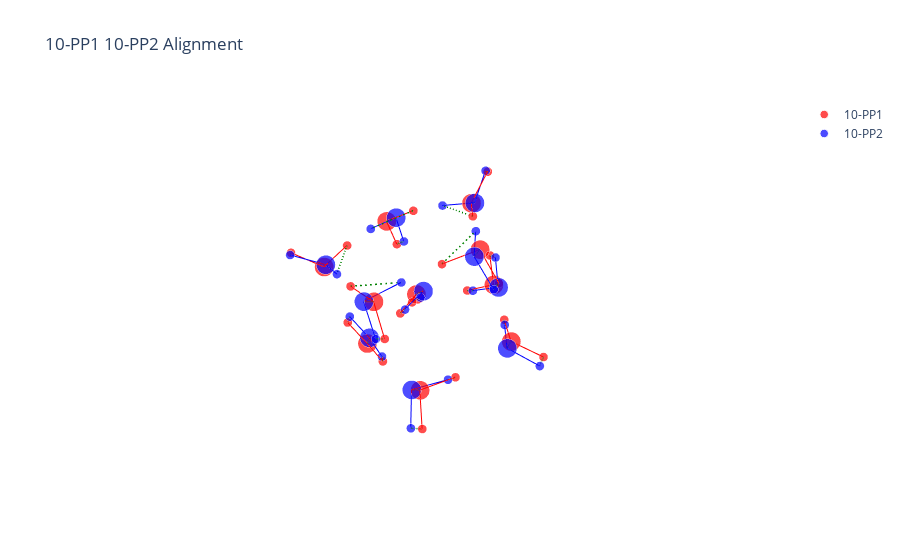

Source (notebook cell):
### Code cell
nameA = '10-PP1.xyz'
nameB = '10-PP2.xyz'
molA = next(pybel.readfile('xyz', os.path.join(data_path, nameA)))
molB = next(pybel.readfile('xyz', os.path.join(data_path, nameB)))
X_A, T_A, B_A = otm.tl.process_molecule(molA) 
X_B, T_B, B_B = otm.tl.process_molecule(molB)
assignment = otmol_res['assignment'][8]
X_B_aligned, _, _ = otm.tl.kabsch(X_A, X_B, otm.tl.permutation_to_matrix(assignment))
otm.pl.interactive_alignment_plot(X_A, X_B_aligned, T_A, T_B, B_A, B_B, assignment, '10-PP1', '10-PP2', save=True)

### Figure 1 — Plotly figure (JSON) as saved in the notebook; plotly's stock layout.template omitted (floating-point values rounded to 4 significant figures)
{"data": [{"marker": {"color": "red", "size": [13.2, 6.2, 6.2, 13.2, 6.2, 6.2, 13.2, 6.2, 6.2, 13.2, 6.2, 6.2, 13.2, 6.2, 6.2, 13.2, 6.2, 6.2, 13.2, 6.2, 6.2, 13.2, 6.2, 6.2, 13.2, 6.2, 6.2, 13.2, 6.2, 6.2], "symbol": "circle"}, "mode": "markers", "name": "10-PP1", "type": "scatter3d", "x": [1.741, 2.229, 0.8804, 1.32, 1.5, 1.691, -0.6898, -1.144, -1.356, -1.275, -0.3225, -1.54, 1.892, 0.9393, 2.403, -0.7244, -1.18, -1.047, -0.1016, -0.2925, 0.7988, -1.954, -2.485, -1.229, -2.423, -2.104, -2.465, 2.328, 2.269, 2.34], "y": [1.597, 2.183, 2.047, -1.189, -0.2297, -1.526, 2.595, 3.371, 1.85, -1.774, -1.529, -2.305, -2.005, -2.211, -2.743, -2.433, -1.691, -2.385, 1.801, 2.302, 1.435, -0.09294, -0.00054, 0.5923, 0.5917, -0.2091, 0.3224, 0.765, -0.2066, 1.076], "z": [-1.498, -2.089, -1.327, -1.917, -1.89, -1.077, -0.7222, -1.074, -0.7833, -1.695, -1.856, -2.456, 0.7286, 0.9337, 1.082, 1.033, 1.482, 0.113, 2.025, 1.212, 1.857, 1.997, 2.797, 2.075, -0.7035, -1.167, 0.2358, 1.23, 1.148, 0.3074]}, {"marker": {"color": "blue", "size": [13.2, 6.2, 6.2, 13.2, 6.2, 6.2, 13.2, 6.2, 6.2, 13.2, 6.2, 6.2, 13.2, 6.2, 6.2, 13.2, 6.2, 6.2, 13.2, 6.2, 6.2, 13.2, 6.2, 6.2, 13.2, 6.2, 6.2, 13.2, 6.2, 6.2], "symbol": "circle"}, "mode": "markers", "name": "10-PP2", "type": "scatter3d", "x": [2.409, 2.438, 1.667, 1.836, 1.052, 2.355, 1.111, 1.38, 1.476, -2.348, -2.148, -2.402, -1.515, -0.548, -1.866, 1.802, 2.5, 2.051, -0.4431, -1.192, -0.8142, -0.9843, -0.006376, -1.251, -1.97, -2.587, -1.583, 0.19, -0.04963, -0.5594], "y": [0.4858, 0.8553, 0.9847, 1.381, 1.941, 1.888, -1.355, -0.4161, -1.716, 0.8318, -0.01226, 0.5839, -1.676, -1.544, -2.2, -2.06, -2.615, -1.12, 2.659, 1.996, 3.484, -2.282, -2.303, -2.269, 0.01695, -0.1597, -0.8681, 1.88, 2.34, 1.27], "z": [1.13, 0.2296, 1.547, -1.579, -1.368, -2.214, -1.917, -1.904, -1.085, -0.6455, -1.098, 0.2991, -1.628, -1.83, -2.358, 0.7389, 1.107, 0.9764, -0.7639, -0.7932, -1.1, 1.118, 1.083, 0.1794, 2.033, 2.754, 1.788, 1.992, 1.168, 2.139]}, {"line": {"color": "red", "width": 2}, "mode": "lines", "showlegend": false, "type": "scatter3d", "x": [1.741, 2.229], "y": [1.597, 2.183], "z": [-1.498, -2.089]}, {"line": {"color": "red", "width": 2}, "mode": "lines", "showlegend": false, "type": "scatter3d", "x": [1.741, 0.8804], "y": [1.597, 2.047], "z": [-1.498, -1.327]}, {"line": {"color": "red", "width": 2}, "mode": "lines", "showlegend": false, "type": "scatter3d", "x": [1.32, 1.5], "y": [-1.189, -0.2297], "z": [-1.917, -1.89]}, {"line": {"color": "red", "width": 2}, "mode": "lines", "showlegend": false, "type": "scatter3d", "x": [1.32, 1.691], "y": [-1.189, -1.526], "z": [-1.917, -1.077]}, {"line": {"color": "red", "width": 2}, "mode": "lines", "showlegend": false, "type": "scatter3d", "x": [-0.6898, -1.144], "y": [2.595, 3.371], "z": [-0.7222, -1.074]}, {"line": {"color": "red", "width": 2}, "mode": "lines", "showlegend": false, "type": "scatter3d", "x": [-0.6898, -1.356], "y": [2.595, 1.85], "z": [-0.7222, -0.7833]}, {"line": {"color": "red", "width": 2}, "mode": "lines", "showlegend": false, "type": "scatter3d", "x": [-1.275, -0.3225], "y": [-1.774, -1.529], "z": [-1.695, -1.856]}, {"line": {"color": "red", "width": 2}, "mode": "lines", "showlegend": false, "type": "scatter3d", "x": [-1.275, -1.54], "y": [-1.774, -2.305], "z": [-1.695, -2.456]}, {"line": {"color": "red", "width": 2}, "mode": "lines", "showlegend": false, "type": "scatter3d", "x": [1.892, 0.9393], "y": [-2.005, -2.211], "z": [0.7286, 0.9337]}, {"line": {"color": "red", "width": 2}, "mode": "lines", "showlegend": false, "type": "scatter3d", "x": [1.892, 2.403], "y": [-2.005, -2.743], "z": [0.7286, 1.082]}, {"line": {"color": "red", "width": 2}, "mode": "lines", "showlegend": false, "type": "scatter3d", "x": [-0.7244, -1.18], "y": [-2.433, -1.691], "z": [1.033, 1.482]}, {"line": {"color": "red", "width": 2}, "mode": "lines", "showlegend": false, "type": "scatter3d", "x": [-0.7244, -1.047], "y": [-2.433, -2.385], "z": [1.033, 0.113]}, {"line": {"color": "red", "width": 2}, "mode": "lines", "showlegend": false, "type": "scatter3d", "x": [-0.1016, -0.2925], "y": [1.801, 2.302], "z": [2.025, 1.212]}, {"line": {"color": "red", "width": 2}, "mode": "lines", "showlegend": false, "type": "scatter3d", "x": [-0.1016, 0.7988], "y": [1.801, 1.435], "z": [2.025, 1.857]}, {"line": {"color": "red", "width": 2}, "mode": "lines", "showlegend": false, "type": "scatter3d", "x": [-1.954, -2.485], "y": [-0.09294, -0.00054], "z": [1.997, 2.797]}, {"line": {"color": "red", "width": 2}, "mode": "lines", "showlegend": false, "type": "scatter3d", "x": [-1.954, -1.229], "y": [-0.09294, 0.5923], "z": [1.997, 2.075]}, {"line": {"color": "red", "width": 2}, "mode": "lines", "showlegend": false, "type": "scatter3d", "x": [-2.423, -2.104], "y": [0.5917, -0.2091], "z": [-0.7035, -1.167]}, {"line": {"color": "red", "width": 2}, "mode": "lines", "showlegend": false, "type": "scatter3d", "x": [-2.423, -2.465], "y": [0.5917, 0.3224], "z": [-0.7035, 0.2358]}, {"line": {"color": "red", "width": 2}, "mode": "lines", "showlegend": false, "type": "scatter3d", "x": [2.328, 2.269], "y": [0.765, -0.2066], "z": [1.23, 1.148]}, {"line": {"color": "red", "width": 2}, "mode": "lines", "showlegend": false, "type": "scatter3d", "x": [2.328, 2.34], "y": [0.765, 1.076], "z": [1.23, 0.3074]}, {"line": {"color": "blue", "width": 2}, "mode": "lines", "showlegend": false, "type": "scatter3d", "x": [2.409, 2.438], "y": [0.4858, 0.8553], "z": [1.13, 0.2296]}, {"line": {"color": "blue", "width": 2}, "mode": "lines", "showlegend": false, "type": "scatter3d", "x": [2.409, 1.667], "y": [0.4858, 0.9847], "z": [1.13, 1.547]}, {"line": {"color": "blue", "width": 2}, "mode": "lines", "showlegend": false, "type": "scatter3d", "x": [1.836, 1.052], "y": [1.381, 1.941], "z": [-1.579, -1.368]}, {"line": {"color": "blue", "width": 2}, "mode": "lines", "showlegend": false, "type": "scatter3d", "x": [1.836, 2.355], "y": [1.381, 1.888], "z": [-1.579, -2.214]}, {"line": {"color": "blue", "width": 2}, "mode": "lines", "showlegend": false, "type": "scatter3d", "x": [1.111, 1.38], "y": [-1.355, -0.4161], "z": [-1.917, -1.904]}, {"line": {"color": "blue", "width": 2}, "mode": "lines", "showlegend": false, "type": "scatter3d", "x": [1.111, 1.476], "y": [-1.355, -1.716], "z": [-1.917, -1.085]}, {"line": {"color": "blue", "width": 2}, "mode": "lines", "showlegend": false, "type": "scatter3d", "x": [-2.348, -2.148], "y": [0.8318, -0.01226], "z": [-0.6455, -1.098]}, {"line": {"color": "blue", "width": 2}, "mode": "lines", "showlegend": false, "type": "scatter3d", "x": [-2.348, -2.402], "y": [0.8318, 0.5839], "z": [-0.6455, 0.2991]}, {"line": {"color": "blue", "width": 2}, "mode": "lines", "showlegend": false, "type": "scatter3d", "x": [-1.515, -0.548], "y": [-1.676, -1.544], "z": [-1.628, -1.83]}, {"line": {"color": "blue", "width": 2}, "mode": "lines", "showlegend": false, "type": "scatter3d", "x": [-1.515, -1.866], "y": [-1.676, -2.2], "z": [-1.628, -2.358]}, {"line": {"color": "blue", "width": 2}, "mode": "lines", "showlegend": false, "type": "scatter3d", "x": [1.802, 2.5], "y": [-2.06, -2.615], "z": [0.7389, 1.107]}, {"line": {"color": "blue", "width": 2}, "mode": "lines", "showlegend": false, "type": "scatter3d", "x": [1.802, 2.051], "y": [-2.06, -1.12], "z": [0.7389, 0.9764]}, {"line": {"color": "blue", "width": 2}, "mode": "lines", "showlegend": false, "type": "scatter3d", "x": [-0.4431, -1.192], "y": [2.659, 1.996], "z": [-0.7639, -0.7932]}, {"line": {"color": "blue", "width": 2}, "mode": "lines", "showlegend": false, "type": "scatter3d", "x": [-0.4431, -0.8142], "y": [2.659, 3.484], "z": [-0.7639, -1.1]}, {"line": {"color": "blue", "width": 2}, "mode": "lines", "showlegend": false, "type": "scatter3d", "x": [-0.9843, -0.006376], "y": [-2.282, -2.303], "z": [1.118, 1.083]}, {"line": {"color": "blue", "width": 2}, "mode": "lines", "showlegend": false, "type": "scatter3d", "x": [-0.9843, -1.251], "y": [-2.282, -2.269], "z": [1.118, 0.1794]}, {"line": {"color": "blue", "width": 2}, "mode": "lines", "showlegend": false, "type": "scatter3d", "x": [-1.97, -2.587], "y": [0.01695, -0.1597], "z": [2.033, 2.754]}, {"line": {"color": "blue", "width": 2}, "mode": "lines", "showlegend": false, "type": "scatter3d", "x": [-1.97, -1.583], "y": [0.01695, -0.8681], "z": [2.033, 1.788]}, {"line": {"color": "blue", "width": 2}, "mode": "lines", "showlegend": false, "type": "scatter3d", "x": [0.19, -0.04963], "y": [1.88, 2.34], "z": [1.992, 1.168]}, {"line": {"color": "blue", "width": 2}, "mode": "lines", "showlegend": false, "type": "scatter3d", "x": [0.19, -0.5594], "y": [1.88, 1.27], "z": [1.992, 2.139]}, {"line": {"color": "green", "dash": "longdash", "width": 3}, "mode": "lines", "showlegend": false, "type": "scatter3d", "x": [1.741, 1.836], "y": [1.597, 1.381], "z": [-1.498, -1.579]}, {"line": {"color": "green", "dash": "longdash", "width": 3}, "mode": "lines", "showlegend": false, "type": "scatter3d", "x": [2.229, 2.355], "y": [2.183, 1.888], "z": [-2.089, -2.214]}, {"line": {"color": "green", "dash": "longdash", "width": 3}, "mode": "lines", "showlegend": false, "type": "scatter3d", "x": [0.8804, 1.052], "y": [2.047, 1.941], "z": [-1.327, -1.368]}, {"line": {"color": "green", "dash": "longdash", "width": 3}, "mode": "lines", "showlegend": false, "type": "scatter3d", "x": [1.32, 1.111], "y": [-1.189, -1.355], "z": [-1.917, -1.917]}, {"line": {"color": "green", "dash": "longdash", "width": 3}, "mode": "lines", "showlegend": false, "type": "scatter3d", "x": [1.5, 1.38], "y": [-0.2297, -0.4161], "z": [-1.89, -1.904]}, {"line": {"color": "green", "dash": "longdash", "width": 3}, "mode": "lines", "showlegend": false, "type": "scatter3d", "x": [1.691, 1.476], "y": [-1.526, -1.716], "z": [-1.077, -1.085]}, {"line": {"color": "green", "dash": "longdash", "width": 3}, "mode": "lines", "showlegend": false, "type": "scatter3d", "x": [-0.6898, -0.4431], "y": [2.595, 2.659], "z": [-0.7222, -0.7639]}, {"line": {"color": "green", "dash": "longdash", "width": 3}, "mode": "lines", "showlegend": false, "type": "scatter3d", "x": [-1.144, -0.8142], "y": [3.371, 3.484], "z": [-1.074, -1.1]}, {"line": {"color": "green", "dash": "longdash", "width": 3}, "mode": "lines", "showlegend": false, "type": "scatter3d", "x": [-1.356, -1.192], "y": [1.85, 1.996], "z": [-0.7833, -0.7932]}, {"line": {"color": "green", "dash": "longdash", "width": 3}, "mode": "lines", "showlegend": false, "type": "scatter3d", "x": [-1.275, -1.515], "y": [-1.774, -1.676], "z": [-1.695, -1.628]}, {"line": {"color": "green", "dash": "longdash", "width": 3}, "mode": "lines", "showlegend": false, "type": "scatter3d", "x": [-0.3225, -0.548], "y": [-1.529, -1.544], "z": [-1.856, -1.83]}, {"line": {"color": "green", "dash": "longdash", "width": 3}, "mode": "lines", "showlegend": false, "type": "scatter3d", "x": [-1.54, -1.866], "y": [-2.305, -2.2], "z": [-2.456, -2.358]}, {"line": {"color": "green", "dash": "longdash", "width": 3}, "mode": "lines", "showlegend": false, "type": "scatter3d", "x": [1.892, 1.802], "y": [-2.005, -2.06], "z": [0.7286, 0.7389]}, {"line": {"color": "green", "dash": "longdash", "width": 3}, "mode": "lines", "showlegend": false, "type": "scatter3d", "x": [0.9393, 2.051], "y": [-2.211, -1.12], "z": [0.9337, 0.9764]}, {"line": {"color": "green", "dash": "longdash", "width": 3}, "mode": "lines", "showlegend": false, "type": "scatter3d", "x": [2.403, 2.5], "y": [-2.743, -2.615], "z": [1.082, 1.107]}, {"line": {"color": "green", "dash": "longdash", "width": 3}, "mode": "lines", "showlegend": false, "type": "scatter3d", "x": [-0.7244, -0.9843], "y": [-2.433, -2.282], "z": [1.033, 1.118]}, {"line": {"color": "green", "dash": "longdash", "width": 3}, "mode": "lines", "showlegend": false, "type": "scatter3d", "x": [-1.18, -0.006376], "y": [-1.691, -2.303], "z": [1.482, 1.083]}, {"line": {"color": "green", "dash": "longdash", "width": 3}, "mode": "lines", "showlegend": false, "type": "scatter3d", "x": [-1.047, -1.251], "y": [-2.385, -2.269], "z": [0.113, 0.1794]}, {"line": {"color": "green", "dash": "longdash", "width": 3}, "mode": "lines", "showlegend": false, "type": "scatter3d", "x": [-0.1016, 0.19], "y": [1.801, 1.88], "z": [2.025, 1.992]}, {"line": {"color": "green", "dash": "longdash", "width": 3}, "mode": "lines", "showlegend": false, "type": "scatter3d", "x": [-0.2925, -0.04963], "y": [2.302, 2.34], "z": [1.212, 1.168]}, {"line": {"color": "green", "dash": "longdash", "width": 3}, "mode": "lines", "showlegend": false, "type": "scatter3d", "x": [0.7988, -0.5594], "y": [1.435, 1.27], "z": [1.857, 2.139]}, {"line": {"color": "green", "dash": "longdash", "width": 3}, "mode": "lines", "showlegend": false, "type": "scatter3d", "x": [-1.954, -1.97], "y": [-0.09294, 0.01695], "z": [1.997, 2.033]}, {"line": {"color": "green", "dash": "longdash", "width": 3}, "mode": "lines", "showlegend": false, "type": "scatter3d", "x": [-2.485, -2.587], "y": [-0.00054, -0.1597], "z": [2.797, 2.754]}, {"line": {"color": "green", "dash": "longdash", "width": 3}, "mode": "lines", "showlegend": false, "type": "scatter3d", "x": [-1.229, -1.583], "y": [0.5923, -0.8681], "z": [2.075, 1.788]}, {"line": {"color": "green", "dash": "longdash", "width": 3}, "mode": "lines", "showlegend": false, "type": "scatter3d", "x": [-2.423, -2.348], "y": [0.5917, 0.8318], "z": [-0.7035, -0.6455]}, {"line": {"color": "green", "dash": "longdash", "width": 3}, "mode": "lines", "showlegend": false, "type": "scatter3d", "x": [-2.104, -2.148], "y": [-0.2091, -0.01226], "z": [-1.167, -1.098]}, {"line": {"color": "green", "dash": "longdash", "width": 3}, "mode": "lines", "showlegend": false, "type": "scatter3d", "x": [-2.465, -2.402], "y": [0.3224, 0.5839], "z": [0.2358, 0.2991]}, {"line": {"color": "green", "dash": "longdash", "width": 3}, "mode": "lines", "showlegend": false, "type": "scatter3d", "x": [2.328, 2.409], "y": [0.765, 0.4858], "z": [1.23, 1.13]}, {"line": {"color": "green", "dash": "longdash", "width": 3}, "mode": "lines", "showlegend": false, "type": "scatter3d", "x": [2.269, 1.667], "y": [-0.2066, 0.9847], "z": [1.148, 1.547]}, {"line": {"color": "green", "dash": "longdash", "width": 3}, "mode": "lines", "showlegend": false, "type": "scatter3d", "x": [2.34, 2.438], "y": [1.076, 0.8553], "z": [0.3074, 0.2296]}], "layout": {"scene": {"aspectmode": "data", "xaxis": {"title": {"text": "X"}, "visible": false}, "yaxis": {"title": {"text": "Y"}, "visible": false}, "zaxis": {"title": {"text": "Z"}, "visible": false}}, "showlegend": true, "title": {"text": "10-PP1 10-PP2 Alignment"}}}
